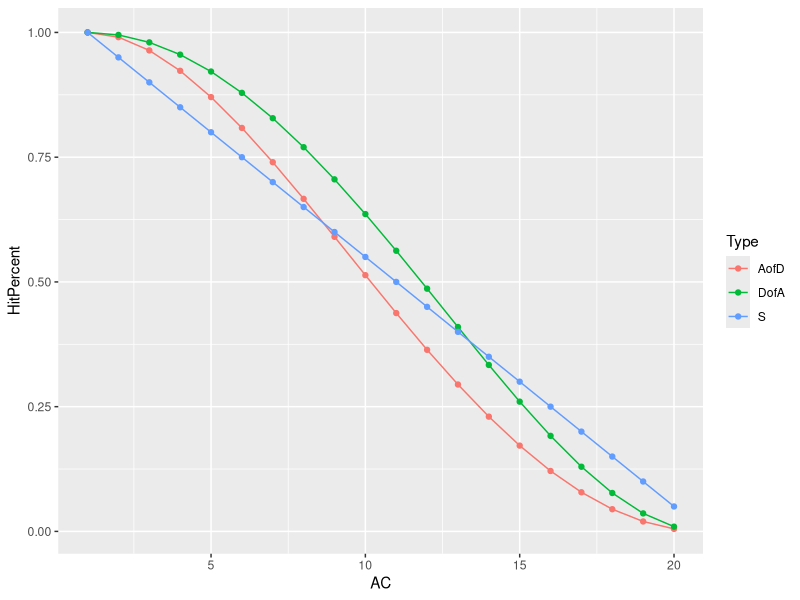

Write R code to recreate this figure.
setwd("C:/Users/tyler/OneDrive/Documents/r-workspace")
library(ggplot2)

d <- read.csv("special_advantage.csv")

ggplot(data = d, aes(x=AC, y=HitPercent, color=Type)) + geom_line() + geom_point()
